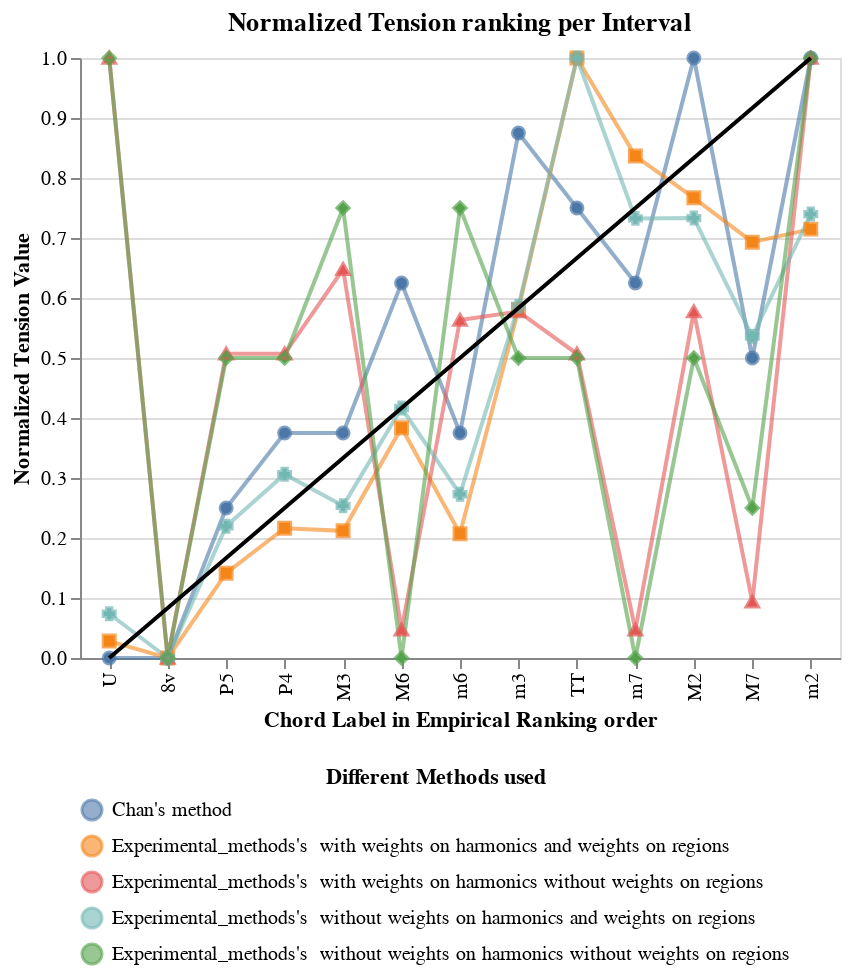

The code cell stored with this chart in its notebook:
### Markdown cell above
# Interharmonic Charts

### Code cell
with open(Path.cwd() / 'charts' / 'ihm_cases_line_chart_intervals.json') as charjson:

    
    dict_from_chart = json.load(charjson)
    # print(dict_from_chart)
    

    # ## try to remove config
    # dict_from_chart.pop('config', None)
    # dict_from_chart.pop('$schema', None)
    # print(dict_from_chart.keys())
    cases_intervals_chart = alt.Chart.from_dict(dict_from_chart)

with open(Path.cwd() / 'charts' / 'ihm_corr_chart_intervals.json') as charjson:
    corr_intervals_chart = alt.Chart.from_dict(json.load(charjson))

with open(Path.cwd() / 'charts' / 'ihm_corr_line_chart_intervals.json') as charjson:
    dict_from_chart = json.load(charjson)
    # dict_from_chart.pop('config', None)
    # dict_from_chart.pop('$schema', None)    
    # print(dict_from_chart.keys())
    corr_line_intervals_chart = alt.Chart.from_dict(dict_from_chart)

cases_intervals_chart

### Figure 1 — Vega-Lite specification as saved in the notebook (floating-point values rounded to 4 significant figures)
{"config": {"view": {"continuousWidth": 300, "continuousHeight": 300}, "legend": {"direction": "vertical", "labelAlign": "left", "labelLimit": 1000, "orient": "bottom"}}, "layer": [{"mark": {"type": "line", "opacity": 0.6}, "encoding": {"color": {"field": "method", "legend": {"symbolSize": 100, "title": "Different Methods used", "titleAnchor": "middle"}, "type": "nominal"}, "shape": {"field": "method", "legend": null, "type": "nominal"}, "x": {"field": "chord_label", "sort": ["U", "8v", "P5", "P4", "M3", "M6", "m6", "m3", "TT", "m7", "M2", "M7", "m2"], "type": "nominal"}, "y": {"field": "normalized_value", "type": "quantitative"}}}, {"mark": {"type": "point"}, "encoding": {"color": {"field": "method", "legend": {"symbolSize": 100, "title": "Different Methods used", "titleAnchor": "middle"}, "type": "nominal"}, "shape": {"field": "method", "legend": null, "type": "nominal"}, "x": {"field": "chord_label", "sort": ["U", "8v", "P5", "P4", "M3", "M6", "m6", "m3", "TT", "m7", "M2", "M7", "m2"], "type": "nominal"}, "y": {"field": "normalized_value", "type": "quantitative"}}}, {"mark": {"type": "line", "color": "black"}, "data": {"name": "data-e4035a95e9e50d9c80d06d1b2133d236"}, "encoding": {"x": {"field": "chord_label", "sort": ["U", "8v", "P5", "P4", "M3", "M6", "m6", "m3", "TT", "m7", "M2", "M7", "m2"], "title": "Chord Label in Empirical Ranking order", "type": "nominal"}, "y": {"field": "normalized_value", "title": "Normalized Tension Value", "type": "quantitative"}}}], "data": {"name": "data-b1f8bef8a1e9045208445fb07555051f"}, "datasets": {"data-b1f8bef8a1e9045208445fb07555051f": [{"chord_label": "U", "normalized_value": 0.0, "method": "Chan's method", "harmonics_considered": 6}, {"chord_label": "8v", "normalized_value": 0.0, "method": "Chan's method", "harmonics_considered": 6}, {"chord_label": "P5", "normalized_value": 0.25, "method": "Chan's method", "harmonics_considered": 6}, {"chord_label": "P4", "normalized_value": 0.375, "method": "Chan's method", "harmonics_considered": 6}, {"chord_label": "M3", "normalized_value": 0.375, "method": "Chan's method", "harmonics_considered": 6}, {"chord_label": "M6", "normalized_value": 0.625, "method": "Chan's method", "harmonics_considered": 6}, {"chord_label": "m6", "normalized_value": 0.375, "method": "Chan's method", "harmonics_considered": 6}, {"chord_label": "m3", "normalized_value": 0.875, "method": "Chan's method", "harmonics_considered": 6}, {"chord_label": "TT", "normalized_value": 0.75, "method": "Chan's method", "harmonics_considered": 6}, {"chord_label": "m7", "normalized_value": 0.625, "method": "Chan's method", "harmonics_considered": 6}, {"chord_label": "M2", "normalized_value": 1.0, "method": "Chan's method", "harmonics_considered": 6}, {"chord_label": "M7", "normalized_value": 0.5, "method": "Chan's method", "harmonics_considered": 6}, {"chord_label": "m2", "normalized_value": 1.0, "method": "Chan's method", "harmonics_considered": 6}, {"chord_label": "U", "normalized_value": 0.02817, "method": "Experimental_methods's  with weights on harmonics and weights on regions ", "harmonics_considered": 6}, {"chord_label": "8v", "normalized_value": 0.0, "method": "Experimental_methods's  with weights on harmonics and weights on regions ", "harmonics_considered": 6}, {"chord_label": "P5", "normalized_value": 0.1413, "method": "Experimental_methods's  with weights on harmonics and weights on regions ", "harmonics_considered": 6}, {"chord_label": "P4", "normalized_value": 0.2164, "method": "Experimental_methods's  with weights on harmonics and weights on regions ", "harmonics_considered": 6}, {"chord_label": "M3", "normalized_value": 0.2119, "method": "Experimental_methods's  with weights on harmonics and weights on regions ", "harmonics_considered": 6}, {"chord_label": "M6", "normalized_value": 0.3839, "method": "Experimental_methods's  with weights on harmonics and weights on regions ", "harmonics_considered": 6}, {"chord_label": "m6", "normalized_value": 0.2072, "method": "Experimental_methods's  with weights on harmonics and weights on regions ", "harmonics_considered": 6}, {"chord_label": "m3", "normalized_value": 0.5814, "method": "Experimental_methods's  with weights on harmonics and weights on regions ", "harmonics_considered": 6}, {"chord_label": "TT", "normalized_value": 1.0, "method": "Experimental_methods's  with weights on harmonics and weights on regions ", "harmonics_considered": 6}, {"chord_label": "m7", "normalized_value": 0.8366, "method": "Experimental_methods's  with weights on harmonics and weights on regions ", "harmonics_considered": 6}, {"chord_label": "M2", "normalized_value": 0.767, "method": "Experimental_methods's  with weights on harmonics and weights on regions ", "harmonics_considered": 6}, {"chord_label": "M7", "normalized_value": 0.6931, "method": "Experimental_methods's  with weights on harmonics and weights on regions ", "harmonics_considered": 6}, {"chord_label": "m2", "normalized_value": 0.7148, "method": "Experimental_methods's  with weights on harmonics and weights on regions ", "harmonics_considered": 6}, {"chord_label": "U", "normalized_value": 1.0, "method": "Experimental_methods's  with weights on harmonics without weights on regions ", "harmonics_considered": 6}, {"chord_label": "8v", "normalized_value": 0.0, "method": "Experimental_methods's  with weights on harmonics without weights on regions ", "harmonics_considered": 6}, {"chord_label": "P5", "normalized_value": 0.507, "method": "Experimental_methods's  with weights on harmonics without weights on regions ", "harmonics_considered": 6}, {"chord_label": "P4", "normalized_value": 0.507, "method": "Experimental_methods's  with weights on harmonics without weights on regions ", "harmonics_considered": 6}, {"chord_label": "M3", "normalized_value": 0.6479, "method": "Experimental_methods's  with weights on harmonics without weights on regions ", "harmonics_considered": 6}, {"chord_label": "M6", "normalized_value": 0.04695, "method": "Experimental_methods's  with weights on harmonics without weights on regions ", "harmonics_considered": 6}, {"chord_label": "m6", "normalized_value": 0.5634, "method": "Experimental_methods's  with weights on harmonics without weights on regions ", "harmonics_considered": 6}, {"chord_label": "m3", "normalized_value": 0.5775, "method": "Experimental_methods's  with weights on harmonics without weights on regions ", "harmonics_considered": 6}, {"chord_label": "TT", "normalized_value": 0.507, "method": "Experimental_methods's  with weights on harmonics without weights on regions ", "harmonics_considered": 6}, {"chord_label": "m7", "normalized_value": 0.04695, "method": "Experimental_methods's  with weights on harmonics without weights on regions ", "harmonics_considered": 6}, {"chord_label": "M2", "normalized_value": 0.5775, "method": "Experimental_methods's  with weights on harmonics without weights on regions ", "harmonics_considered": 6}, {"chord_label": "M7", "normalized_value": 0.0939, "method": "Experimental_methods's  with weights on harmonics without weights on regions ", "harmonics_considered": 6}, {"chord_label": "m2", "normalized_value": 1.0, "method": "Experimental_methods's  with weights on harmonics without weights on regions ", "harmonics_considered": 6}, {"chord_label": "U", "normalized_value": 0.07375, "method": "Experimental_methods's  without weights on harmonics and weights on regions ", "harmonics_considered": 6}, {"chord_label": "8v", "normalized_value": 0.0, "method": "Experimental_methods's  without weights on harmonics and weights on regions ", "harmonics_considered": 6}, {"chord_label": "P5", "normalized_value": 0.2196, "method": "Experimental_methods's  without weights on harmonics and weights on regions ", "harmonics_considered": 6}, {"chord_label": "P4", "normalized_value": 0.3063, "method": "Experimental_methods's  without weights on harmonics and weights on regions ", "harmonics_considered": 6}, {"chord_label": "M3", "normalized_value": 0.2536, "method": "Experimental_methods's  without weights on harmonics and weights on regions ", "harmonics_considered": 6}, {"chord_label": "M6", "normalized_value": 0.4166, "method": "Experimental_methods's  without weights on harmonics and weights on regions ", "harmonics_considered": 6}, {"chord_label": "m6", "normalized_value": 0.273, "method": "Experimental_methods's  without weights on harmonics and weights on regions ", "harmonics_considered": 6}, {"chord_label": "m3", "normalized_value": 0.5865, "method": "Experimental_methods's  without weights on harmonics and weights on regions ", "harmonics_considered": 6}, {"chord_label": "TT", "normalized_value": 1.0, "method": "Experimental_methods's  without weights on harmonics and weights on regions ", "harmonics_considered": 6}, {"chord_label": "m7", "normalized_value": 0.7327, "method": "Experimental_methods's  without weights on harmonics and weights on regions ", "harmonics_considered": 6}, {"chord_label": "M2", "normalized_value": 0.7332, "method": "Experimental_methods's  without weights on harmonics and weights on regions ", "harmonics_considered": 6}, {"chord_label": "M7", "normalized_value": 0.5358, "method": "Experimental_methods's  without weights on harmonics and weights on regions ", "harmonics_considered": 6}, {"chord_label": "m2", "normalized_value": 0.7399, "method": "Experimental_methods's  without weights on harmonics and weights on regions ", "harmonics_considered": 6}, {"chord_label": "U", "normalized_value": 1.0, "method": "Experimental_methods's  without weights on harmonics without weights on regions ", "harmonics_considered": 6}, {"chord_label": "8v", "normalized_value": 0.0, "method": "Experimental_methods's  without weights on harmonics without weights on regions ", "harmonics_considered": 6}, {"chord_label": "P5", "normalized_value": 0.5, "method": "Experimental_methods's  without weights on harmonics without weights on regions ", "harmonics_considered": 6}, {"chord_label": "P4", "normalized_value": 0.5, "method": "Experimental_methods's  without weights on harmonics without weights on regions ", "harmonics_considered": 6}, {"chord_label": "M3", "normalized_value": 0.75, "method": "Experimental_methods's  without weights on harmonics without weights on regions ", "harmonics_considered": 6}, {"chord_label": "M6", "normalized_value": 0.0, "method": "Experimental_methods's  without weights on harmonics without weights on regions ", "harmonics_considered": 6}, {"chord_label": "m6", "normalized_value": 0.75, "method": "Experimental_methods's  without weights on harmonics without weights on regions ", "harmonics_considered": 6}, {"chord_label": "m3", "normalized_value": 0.5, "method": "Experimental_methods's  without weights on harmonics without weights on regions ", "harmonics_considered": 6}, {"chord_label": "TT", "normalized_value": 0.5, "method": "Experimental_methods's  without weights on harmonics without weights on regions ", "harmonics_considered": 6}, {"chord_label": "m7", "normalized_value": 0.0, "method": "Experimental_methods's  without weights on harmonics without weights on regions ", "harmonics_considered": 6}, {"chord_label": "M2", "normalized_value": 0.5, "method": "Experimental_methods's  without weights on harmonics without weights on regions ", "harmonics_considered": 6}, {"chord_label": "M7", "normalized_value": 0.25, "method": "Experimental_methods's  without weights on harmonics without weights on regions ", "harmonics_considered": 6}, {"chord_label": "m2", "normalized_value": 1.0, "method": "Experimental_methods's  without weights on harmonics without weights on regions ", "harmonics_considered": 6}], "data-e4035a95e9e50d9c80d06d1b2133d236": [{"normalized_value": 0.0, "chord_label": "U", "method": "Empirical ranking"}, {"normalized_value": 0.08333, "chord_label": "8v", "method": "Empirical ranking"}, {"normalized_value": 0.1667, "chord_label": "P5", "method": "Empirical ranking"}, {"normalized_value": 0.25, "chord_label": "P4", "method": "Empirical ranking"}, {"normalized_value": 0.3333, "chord_label": "M3", "method": "Empirical ranking"}, {"normalized_value": 0.4167, "chord_label": "M6", "method": "Empirical ranking"}, {"normalized_value": 0.5, "chord_label": "m6", "method": "Empirical ranking"}, {"normalized_value": 0.5833, "chord_label": "m3", "method": "Empirical ranking"}, {"normalized_value": 0.6667, "chord_label": "TT", "method": "Empirical ranking"}, {"normalized_value": 0.75, "chord_label": "m7", "method": "Empirical ranking"}, {"normalized_value": 0.8333, "chord_label": "M2", "method": "Empirical ranking"}, {"normalized_value": 0.9167, "chord_label": "M7", "method": "Empirical ranking"}, {"normalized_value": 1.0, "chord_label": "m2", "method": "Empirical ranking"}]}, "height": 300, "resolve": {"scale": {"color": "shared", "shape": "independent"}}, "title": "Normalized Tension ranking per Interval", "width": 380, "$schema": "https://vega.github.io/schema/vega-lite/v5.20.1.json"}
